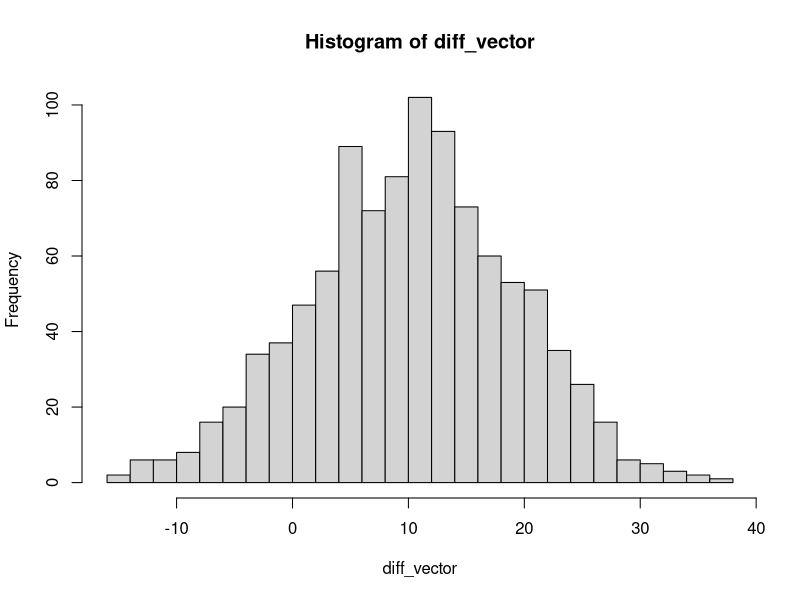
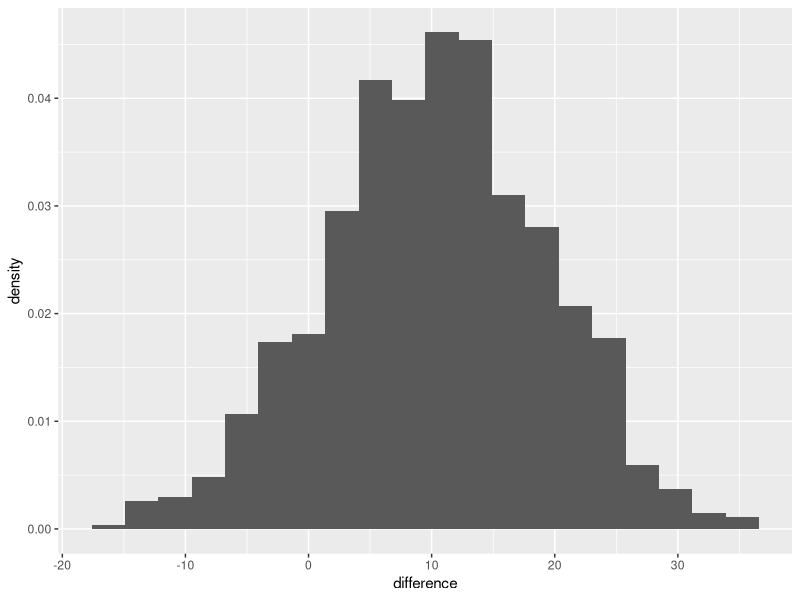
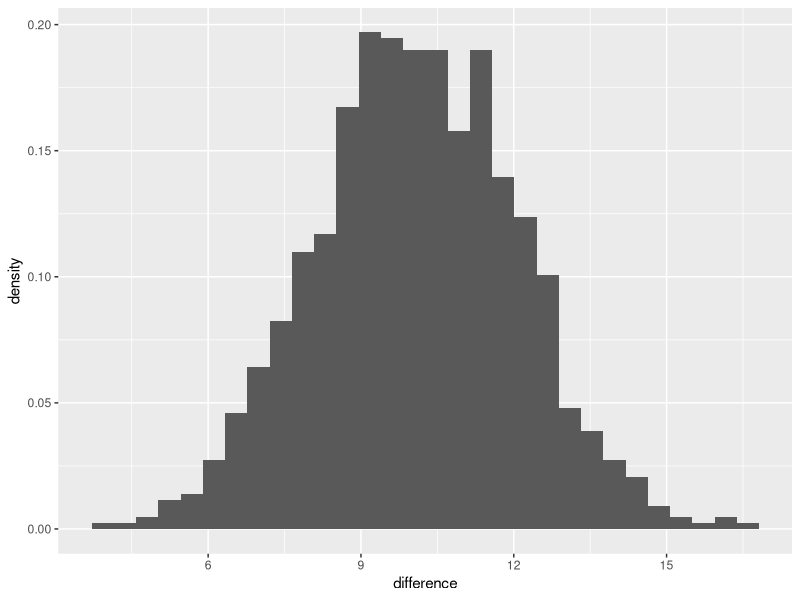

Reproduce these figures in R, in order.
## ---- chunk 1
library(tidyverse)

popA <- rnorm( 2000, mean=110, sd=20 )
popB <- rnorm( 2000, mean=120, sd=20 )

sample( popA, 10) -> sampleA
sample( popA, 10) -> sampleB

meanA = mean(sampleA)
meanB = mean(sampleB)

difference = meanB - meanA
difference
## ---- chunk 2

diff_vector <-c(
replicate( 1000, {
popA <- rnorm( 2000, mean=110, sd= 20)
popB <- rnorm( 2000, mean=120, sd= 20)

sample( popA, 10) -> sampleA
sample( popB, 10) -> sampleB

meanA = mean(sampleA)
meanB = mean(sampleB)

diff = meanB - meanA
}))

hist(diff_vector, breaks = 30)
## ---- chunk 3
diff_tbl <-
  tibble(
    difference = diff_vector) 

diff_tbl %>% 
ggplot() + 
  geom_histogram( aes( x = difference, y = after_stat( density)), bins = 20)
## ---- chunk 4
B_better = sum( diff_vector > 0)
probability_B = sum( diff_vector > 0)/length( diff_vector)

A_better = sum( diff_vector < 0)
probability_A= sum( diff_vector  < 0)/length( diff_vector)

A_better
probability_A
B_better
probability_B
## ---- chunk 5

diff_vector <-c(
replicate( 1000, {
popA <- rnorm( 2000, mean=110, sd=20)
popB <- rnorm( 2000, mean= 120, sd=20)

sample( popA, 20) -> sampleA
sample( popB, 20) -> sampleB

meanA = mean(sampleA)
meanB = mean(sampleB)

diff = meanB - meanA
}))


B_better = sum( diff_vector > 0)
probability_B = sum( diff_vector > 0)/length( diff_vector)

A_better = sum( diff_vector < 0)
probability_A = sum( diff_vector  < 0)/length( diff_vector)

A_better
probability_A
B_better
probability_B
## ---- chunk 6
diff_vector <-c(
replicate( 1000, {
popA <- rnorm( 2000, mean=110, sd=20)
popB <- rnorm( 2000, mean= 120, sd=20)

sample( popA, 200) -> sampleA
sample( popB, 200) -> sampleB

meanA = mean(sampleA)
meanB = mean(sampleB)

diff = meanB - meanA
}))

diff_tbl <-
  tibble(
    difference = diff_vector) 

diff_tbl %>% 
ggplot() + 
  geom_histogram( aes( x = difference, y = after_stat( density)), bins= 30)

B_better = sum( diff_vector > 0)
probability_B = sum( diff_vector > 0)/length( diff_vector)

A_better = sum( diff_vector < 0)
probability_A = sum( diff_vector  < 0)/length( diff_vector)

A_better
probability_A
B_better
probability_B
